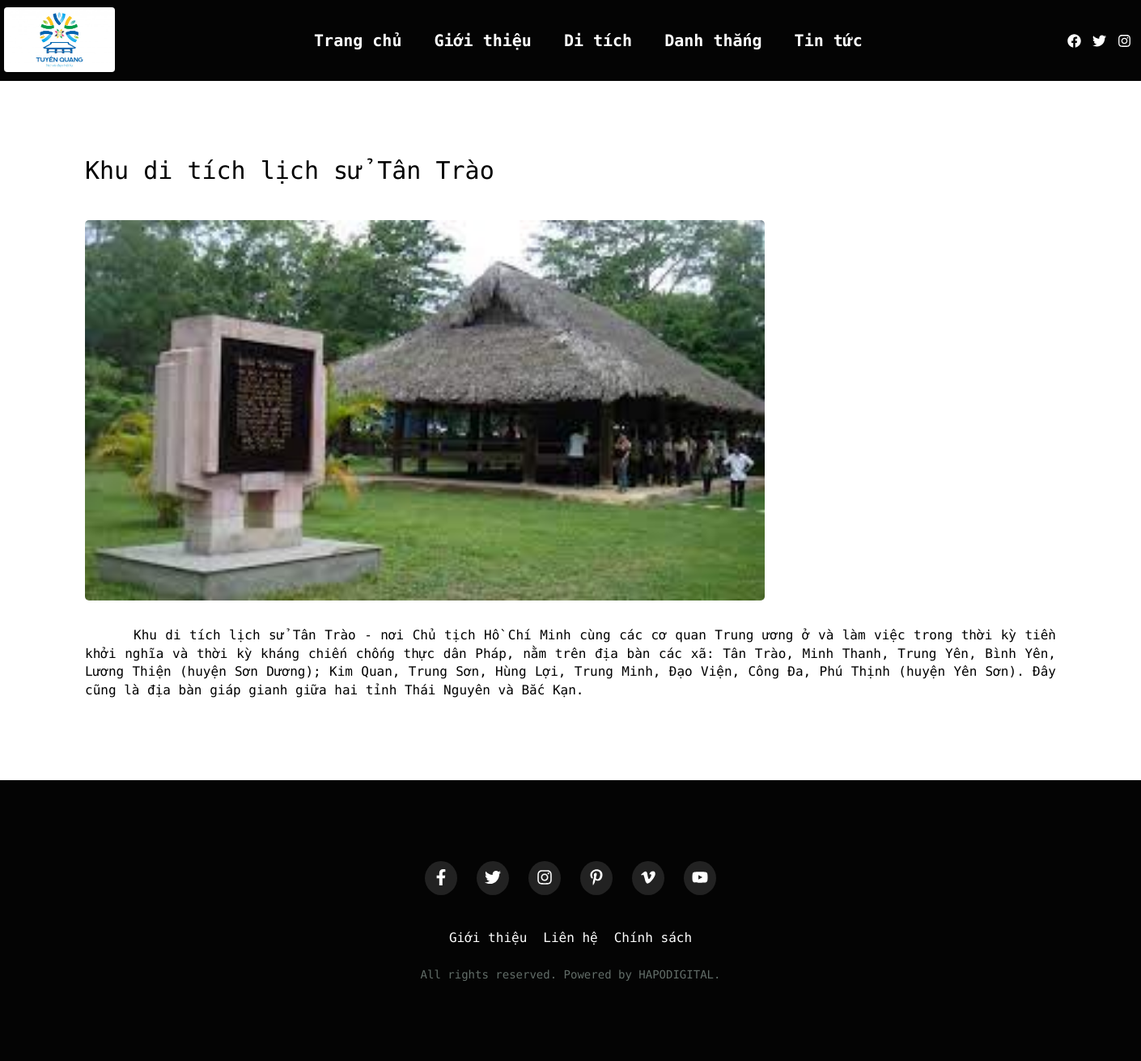
Screenshot of /detail.php?id=2 with the database file from the repository.
### tables this page shows
CREATE TABLE `category` (
  `id` int(11) NOT NULL,
  `name` varchar(320) NOT NULL
);

CREATE TABLE `products` (
  `id` int(11) NOT NULL,
  `category_id` int(11) NOT NULL,
  `title` varchar(250) NOT NULL,
  `image` varchar(1000) NOT NULL,
  `description` longtext NOT NULL
);

### detail.php (the view, shortened to what this page needs)
<?php
require_once("database/connect.php");
require_once('layouts/header1.php');
?>
<div class="detail">
    <div class="detail-row">
        <?php
            if (isset($_GET["id"])) {
                $id = $_GET["id"];
                $sql_update = "SELECT * FROM products WHERE id = $id";
                $query = mysqli_query($connect, $sql_update);
            }
                while ($row = mysqli_fetch_assoc($query)) { ?>
                    <h3 class="detail-des-title"><?php echo $row["title"]; ?></h3>
                    <div class="detail-form-img">
                        <img src="admin/img/<?php echo $row["image"]; ?>" alt="" class="detail-img">
                    </div>
                    <div class="detail-des">
                        <p class="detail-des-sub"><?php echo $row["description"]; ?></p>
                    </div>
                <?php } ?>
    </div>
</div>
<?php
require_once('layouts/footer.php');
?>

### layouts/header1.php (shortened to what this page needs)
<!DOCTYPE html>
<html lang="en">
<head>
    <link rel="stylesheet" href="./assets/css/reset.css">
</head>
<body>
    <div class="main">
        <div class="header1">
            <div class="row">
                <div class="logo">
                    <a href="" class="logo-link">
                        <img src="./assets/image/logo.jpg" alt="logo" class="logo_img">
                    </a>
                </div>
                <nav class="navbar">
                    <ul class="navbar-list">
                        <li class="navbar-item">
                            <a href="index.php" class="navbar-link">Trang chủ</a>
                        </li>
                        <li class="navbar-item">
                            <a href="introduce.php" class="navbar-link">Giới thiệu</a>
                        </li>
                        <?php
                        $sql = "SELECT * FROM category";
                        $query = mysqli_query($connect, $sql);
                        while ($row = mysqli_fetch_assoc($query)) { ?>
                            <li class="navbar-item">
                                <a href="category.php?id=<?php echo $row['id']; ?>" class="navbar-link"><?php echo $row["name"]; ?></a>
                            </li>
                        <?php } ?>
                    </ul>
                </nav>
                <div class="search">
                </div>
            </div>
        </div>

### layouts/header1.php (style rules this page uses)
* { box-sizing: inherit; }
html { font-size: 62.5%; line-height: 1.6rem; font-family: 'Roboto', sans-serif; font-family: 'Spline Sans Mono', monospace; box-sizing: border-box; }
.header1 { width: 100%; height: 100px; background-color: #040404; }
.row { margin: 0 auto; width: 1400px; height: 100px; display: flex; justify-content: space-between; align-items: center; }
.logo_img { height: 80px; cursor: pointer; border-radius: 4px; }
.navbar-list { display: flex; align-items: center; }
.navbar-item { margin: 0 10px; }
.navbar-link { text-decoration: none; font-size: 2rem; font-weight: 700; color: #fff; padding: 10px; list-style: none; cursor: pointer; }
.search { display: flex; }
.search-icon { width: 17px; height: 17px; margin: 0px 7px; cursor: pointer; }

### detail.php (style rules this page uses)
.detail { padding: 50px 0 100px; }
.detail-row { width: 1200px; margin: 0 auto; }
.detail-img { border-radius: 5px; width: 70%; }
.detail-des-sub { font-size: 1.6rem; text-align: justify; line-height: 1.4; text-indent: 60px; margin-top: 30px; }
.detail-des-title { font-size: 3rem; font-weight: 500; line-height: 1.4; margin-top: 40px; margin-bottom: 40px; }

### rows the page displays
category: name "Di tích"
category: name "Danh thắng"
category: name "Tin tức"
products: title "Khu di tích lịch sử Tân Trào", image (picture), description "Khu di tích lịch sử Tân Trào - nơi Chủ tịch Hồ Chí Minh cùng các cơ quan Trung ương ở và làm việc trong thời kỳ tiền khởi nghĩa và thời kỳ kháng chiến chống thực dân Pháp, nằm trên địa bàn các xã: Tân Trào, Minh Thanh, Trung Yên, Bình Yên, Lương Thiện (huyện Sơn Dương); Kim Quan, Trung Sơn, Hùng Lợi, Trung Minh, Đạo Viện, Công Đa, Phú Thịnh (huyện Yên Sơn). Đây cũng là địa bàn giáp gianh giữa hai tỉnh Thái Nguyên và Bắc Kạn."
